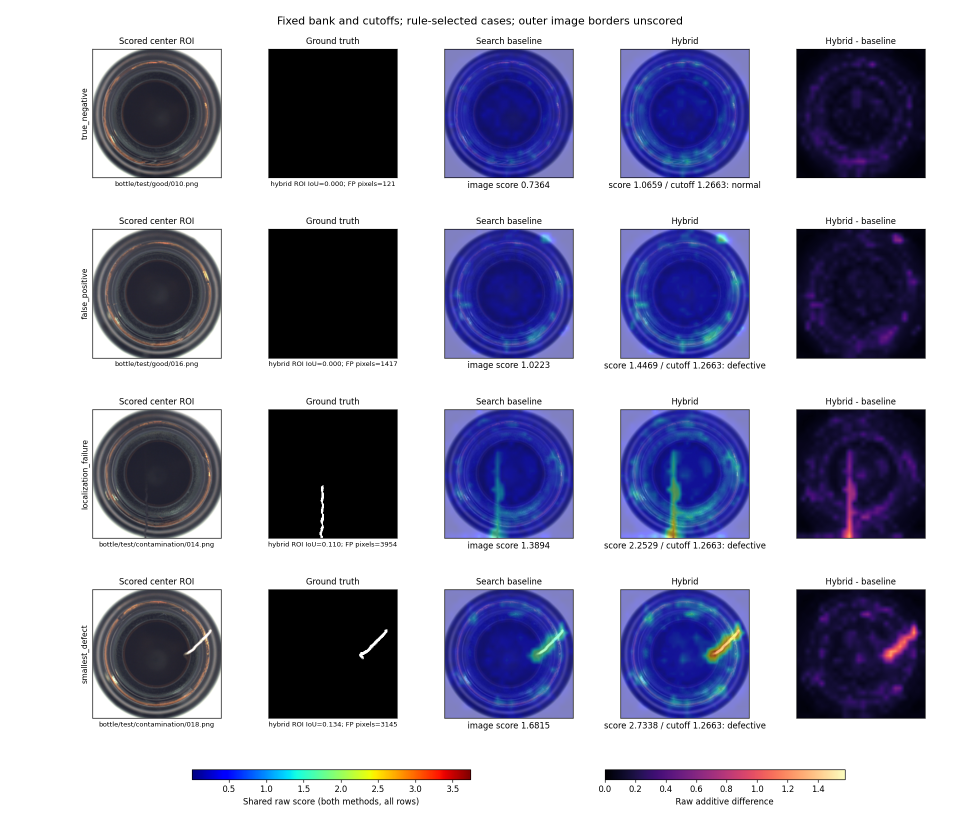
#> input picture heatmap_audit_20261016/report/shared_scale_failures.png, 1920 x 1632 px (shown at 1/2 size); its folder holds only this picture in this run
$ python -i outputs.py   (imports and definitions only)
#> lines starting #> are read from the running program, lines starting #| are printed output that depends on the picture
"""Measured result tables and ROI-aligned VisionAD-style visualizations.

Color normalization affects displayed PNGs only. Evaluation scores, maps and
the frozen image/pixel decision thresholds are never modified here.
"""
from __future__ import annotations

import csv
import hashlib
import json
from pathlib import Path, PurePosixPath

import numpy as np
from PIL import Image, ImageDraw, ImageFont
from sklearn.metrics import precision_recall_curve

from utils import file_sha256, read_json, write_json

METRICS = ("I-Auroc", "I-AP", "I-F1", "P-AUROC", "P-AP", "P-F1", "P-AUPRO")


# [37 lines left out: functions maximum_f1, normalized_display, heatmap_overlay, not called in this run]


def image_roi(path, resize=448, crop=392):
#> called with resize = 448, crop = 392
    with Image.open(path) as original:
#> original is the input picture: PIL image 1920x1632 RGBA; mean R, G, B, A 161.8, 162.2, 183, 255
        image = original.convert("RGB").resize((resize, resize), Image.Resampling.BILINEAR)
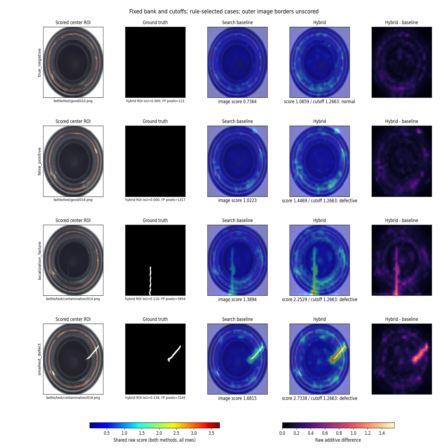
#> image: PIL image 448x448 RGB; mean R, G, B 161.8, 162.2, 183
    offset = (resize - crop) // 2
    return image.crop((offset, offset, offset + crop, offset + crop)).resize(
        (256, 256), Image.Resampling.BILINEAR)
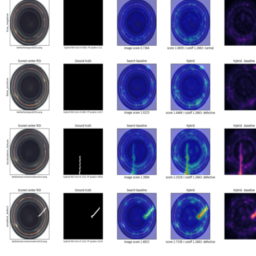
#> returned value: PIL image 256x256 RGB; mean R, G, B 141.2, 142, 168.4


# [218 lines left out: functions render_case, metric_line, save_tables, export_evaluation, not called in this run]

>>> result = image_roi('heatmap_audit_20261016/report/shared_scale_failures.png')
